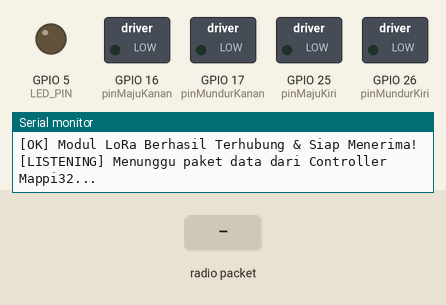
Recording of a sketch running on a simulated ESP32. Parts: switched loads named in the sketch (green lamp = pin HIGH), output pins drawn as LEDs (lit = HIGH), the last lines printed to the serial monitor. Inputs (shaded band) come from the test bench. No radio packets arrive unless stated.

Above: at 2.7 s.
2.8 s: radio packet "CMD:" arrives
At 2.86 s:
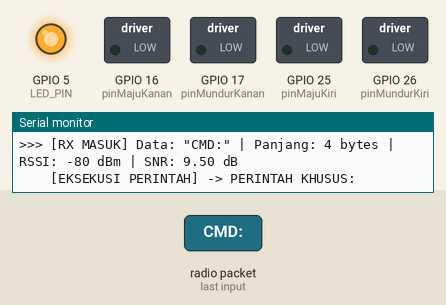
4.4 s: radio packet "START" arrives
At 5.0 s:
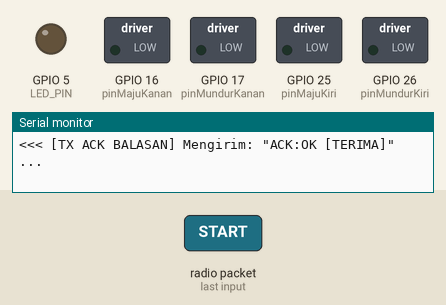
6.0 s: radio packet "STOP" arrives
At 7.4 s:
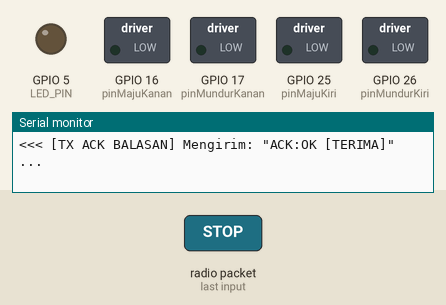
Timing chart, 0 to 9.0 s (numbered marks = the images above; inputs shaded):
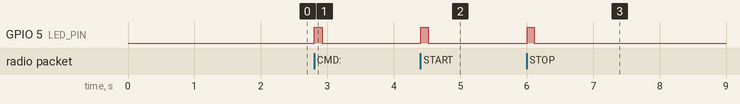

The sketch:

test_lora_receiver.ino
```cpp
// ====================================================================
// PROGRAM TEST LORA - RECEIVER / AGV ROBOT (MAPPI32 ESP32)
// Board : Mappi32 by KMtek
// Modul : Built-in LoRa RFM95 / SX1276
// Fungsi: Menerima Perintah dari Controller & Mengirimkan Balasan (ACK Telemetri)
// ====================================================================

#include <Arduino.h>
#include <SPI.h>
#include <LoRa.h>

// --- 1. PINOUT MODUL LORA INTERNAL MAPPI32 ---
#define LORA_SCK   14
#define LORA_MISO  12
#define LORA_MOSI  13
#define LORA_SS    15
#define LORA_RST   0
#define LORA_DIO0  27
#define LED_PIN    5   // LED bawaan di board Mappi32

// --- 2. FREKUENSI LORA ---
// Wajib SAMA PERSIS dengan Sender (915E6, 920E6, atau 433E6)
#define LORA_BAND  915E6

// --- 3. PIN MOTOR ROBOT (DIKUNCI MATI/BRAKE DEMI KEAMANAN UJI COBA) ---
const int pinMajuKiri    = 25; // IN1 Driver Kiri
const int pinMundurKiri  = 26; // IN2 Driver Kiri
const int pinMajuKanan   = 16; // IN3 Driver Kanan (Solder)
const int pinMundurKanan = 17; // IN4 Driver Kanan (Solder)

void kunciMotorAman() {
  pinMode(pinMajuKiri, OUTPUT);
  pinMode(pinMundurKiri, OUTPUT);
  pinMode(pinMajuKanan, OUTPUT);
  pinMode(pinMundurKanan, OUTPUT);

  digitalWrite(pinMajuKiri, LOW);
  digitalWrite(pinMundurKiri, LOW);
  digitalWrite(pinMajuKanan, LOW);
  digitalWrite(pinMundurKanan, LOW);
}

// Fungsi Kirim Balasan / Telemetri Balik ke Sender
void kirimBalasan(String pesanAck) {
  delay(50); // Jeda singkat sebelum transmit agar radio stabil
  digitalWrite(LED_PIN, HIGH);

  Serial.print("<<< [TX ACK BALASAN] Mengirim: \"");
  Serial.print(pesanAck);
  Serial.println("\" ...");

  LoRa.beginPacket();
  LoRa.print(pesanAck);
  LoRa.endPacket();

  digitalWrite(LED_PIN, LOW);
}

void setup() {
  Serial.begin(115200);
  delay(1500);

  // Kunci semua pin motor robot agar tidak berputar liar saat uji coba radio
  kunciMotorAman();

  pinMode(LED_PIN, OUTPUT);
  digitalWrite(LED_PIN, LOW);

  Serial.println("\n=======================================================");
  Serial.println("   MAPPI32 LORA TESTER: RECEIVER / AGV ROBOT (RX)     ");
  Serial.println("   [STATUS] Motor Dikunci Aman (Brake/Off)            ");
  Serial.println("=======================================================");

  // Inisialisasi SPI Mappi32 LoRa
  SPI.begin(LORA_SCK, LORA_MISO, LORA_MOSI, LORA_SS);
  LoRa.setPins(LORA_SS, LORA_RST, LORA_DIO0);

  Serial.print("[INIT] Memulai LoRa pada frekuensi ");
  Serial.print(LORA_BAND / 1E6, 1);
  Serial.println(" MHz...");

  if (!LoRa.begin(LORA_BAND)) {
    Serial.println("\n[ERROR] Gagal menginisialisasi modul LoRa!");
    Serial.println("Periksa koneksi hardware Mappi32 atau frekuensi modul.");
    while (1) {
      digitalWrite(LED_PIN, HIGH);
      delay(200);
      digitalWrite(LED_PIN, LOW);
      delay(200);
    }
  }

  // Konfigurasi Link RF (Harus Sama dengan Sender)
  LoRa.setTxPower(20);          // Daya transmisi maksimal 20 dBm
  LoRa.setSpreadingFactor(7);   // SF7: Transmisi cepat dan responsif
  LoRa.setSignalBandwidth(125E3);
  LoRa.setCodingRate4(5);
  LoRa.setSyncWord(0xF3);       // Sync Word khusus jaringan private AGV

  Serial.println("[OK] Modul LoRa Berhasil Terhubung & Siap Menerima!");
  Serial.println("[LISTENING] Menunggu paket data dari Controller Mappi32...\n");
}

void loop() {
  // CEK APAKAH ADA PAKET LORA YANG MASUK
  int packetSize = LoRa.parsePacket();
  if (packetSize) {
    // Kedipkan LED tanda menerima paket
    digitalWrite(LED_PIN, HIGH);

    String receivedText = "";
    while (LoRa.available()) {
      receivedText += (char)LoRa.read();
    }

    int rssi = LoRa.packetRssi();
    float snr = LoRa.packetSnr();

    Serial.print(">>> [RX MASUK] Data: \"");
    Serial.print(receivedText);
    Serial.print("\" | Panjang: ");
    Serial.print(packetSize);
    Serial.print(" bytes | RSSI: ");
    Serial.print(rssi);
    Serial.print(" dBm | SNR: ");
    Serial.print(snr);
    Serial.println(" dB");

    // PARSING PERINTAH YANG DITERIMA:
    if (receivedText.startsWith("CMD:")) {
      String perintah = receivedText.substring(4);
      perintah.trim();

      Serial.print("    [EKSEKUSI PERINTAH] -> ");
      if (perintah == "START") {
        Serial.println("PERINTAH START DITERIMA -> AGV MEMULAI MISI!");
        kirimBalasan("ACK:START [AGV EXECUTING MISSION A->C]");
      }
      else if (perintah == "STOP") {
        Serial.println("PERINTAH STOP DITERIMA -> AGV EMERGENCY STOP!");
        kirimBalasan("ACK:STOP [AGV STOPPED SAFELY]");
      }
      else if (perintah == "PULANG") {
        Serial.println("PERINTAH PULANG DITERIMA -> AGV RETURN TO BASE!");
        kirimBalasan("ACK:PULANG [AGV RETURNING]");
      }
      else {
        Serial.print("PERINTAH KHUSUS: ");
        Serial.println(perintah);
        kirimBalasan("ACK:" + perintah + " [OK]");
      }
    }
    else if (receivedText.startsWith("PING")) {
      // Balas Ping dengan ACK dan kualitas sinyal
      String ackMsg = "ACK:" + receivedText + " [RSSI:" + String(rssi) + "dBm]";
      kirimBalasan(ackMsg);
    }
    else {
      // Paket umum
      kirimBalasan("ACK:OK [TERIMA]");
    }

    digitalWrite(LED_PIN, LOW);
  }

  delay(10);
}
```

Measured:
- after the input at 2.8 s, GPIO 5 (LED_PIN): LOW → HIGH at once, → LOW 0.12 s later
- after the input at 4.4 s, GPIO 5 (LED_PIN): LOW → HIGH at once, → LOW 0.11 s later
- after the input at 6.0 s, GPIO 5 (LED_PIN): LOW → HIGH at once, → LOW 0.11 s later
